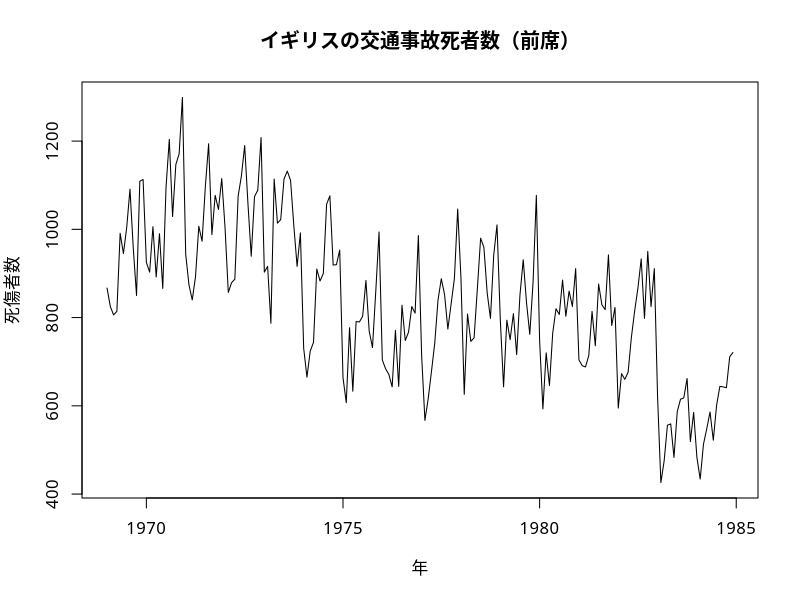
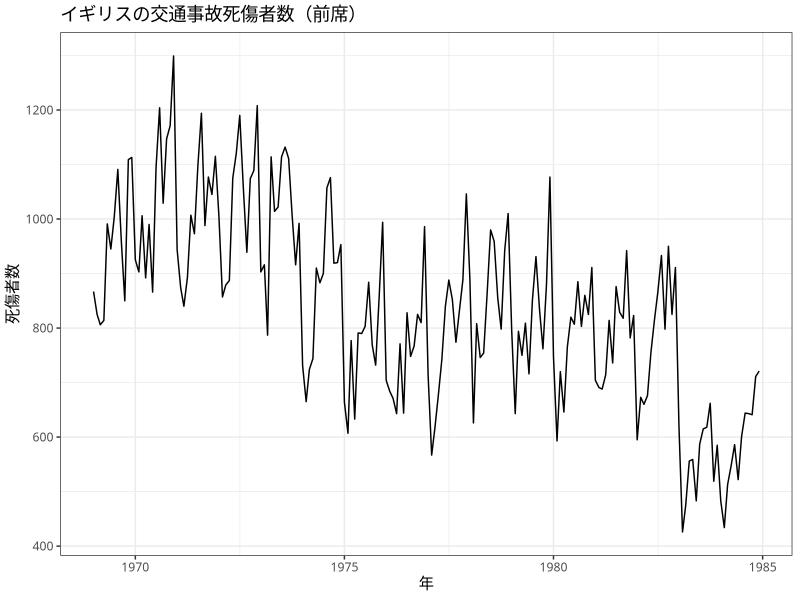

Write R code to recreate these figures, in order.
## ---- chunk 1
# パッケージのインポート
library(xts)
library(forecast)
library(urca)

library(ggplot2)
library(ggfortify)
par(family = "HiraKakuProN-W3")
theme_set( theme_bw(base_family = "HiraKakuProN-W3"))
## ---- chunk 2
# 2000年1月から月単位で36個を格納
ts_sample <- ts(1:36, start = c(2000,1), frequency = 12)
ts_sample
## ---- chunk 3
# 四半期の場合
ts_freq4 <- ts(c(1,4,7,3,9,2,5,3), start = c(2000,1), frequency = 4)
ts_freq4
## ---- chunk 4
# 行列の作成
mat_with_name <- matrix(
  c(1,2,3,4,5,6,7,8),
  ncol = 4,
  byrow = T,
  dimnames = list(c("row1","row2"), c("col1", "col2", "col3", "col4"))
)

# 作成した行列を用いて、ts型に変換
ts_multi <- ts(mat_with_name, start = c(2000,1), frequency = 12)
ts_multi
## ---- chunk 5
window(ts_freq4, start=c(2000,2), end=c(2001,1))
## ---- chunk 6
# シートベルト法案の有無と交通事故死傷者数の時系列推移
head(Seatbelts[,], n = 3)
## ---- chunk 7
# 多変量の場合、[]で特定の列を抽出
Seatbelts[, "front"]
## ---- chunk 8
# ベクトルを用いて、複数列の抽出
Seatbelts[, c("front", "PetrolPrice")]
## ---- chunk 9
# subset関数で特定の月のみを抽出(forecastに内包)
subset(Seatbelts[, "front"], month = 3)
## ---- chunk 10
# 行名として日付を指定したmatrix型データを引数に与える
xts_sample <- as.xts(matrix(
  c(1,2,3,4,5),
  dimnames = list(
    c("2000-01-01","2000-01-02","2000-01-03","2000-01-04","2000-01-05")
  ),
  ncol = 1
))
xts_sample
## ---- chunk 11
# xts型はデータ抽出がとても簡単
xts_sample["2000-01-01"]
## ---- chunk 12
# ある日付以降
xts_sample["2000-01-02::"]

# 範囲指定
xts_sample["2000-01-02::2000-01-04"]
## ---- chunk 13
file_data <- read.csv("./data/5-2-1-timeSeries.csv")
file_data
## ---- chunk 14
# ファイルのフルパスではなく、ファイル選択ダイアログを表示し、選択
# file_data_2 <- read.csv(file.choose())
## ---- chunk 15
class(file_data)
## ---- chunk 16
# 1列目が時間のラベルになっている。
file_data_xts <- as.xts(
  read.zoo(file_data)
)
file_data_xts
## ---- chunk 17
plot(
  Seatbelts[, "front"],
  main = "イギリスの交通事故死者数（前席）",
  xlab = "年",
  ylab = "死傷者数"
)
## ---- chunk 18
# より見やすく
autoplot(
  Seatbelts[, "front"],
  main = "イギリスの交通事故死傷者数（前席）",
  xlab = "年",
  ylab = "死傷者数"
)
## ---- chunk 19
# 対数に変換しつつ、kpss検定
summary(ur.kpss(log(Seatbelts[, "front"])))
## ---- chunk 20
# forecastのndiffs関数を使うといくつ階差を取ればいいかがわかる
ndiffs(log(Seatbelts[, "front"]))
